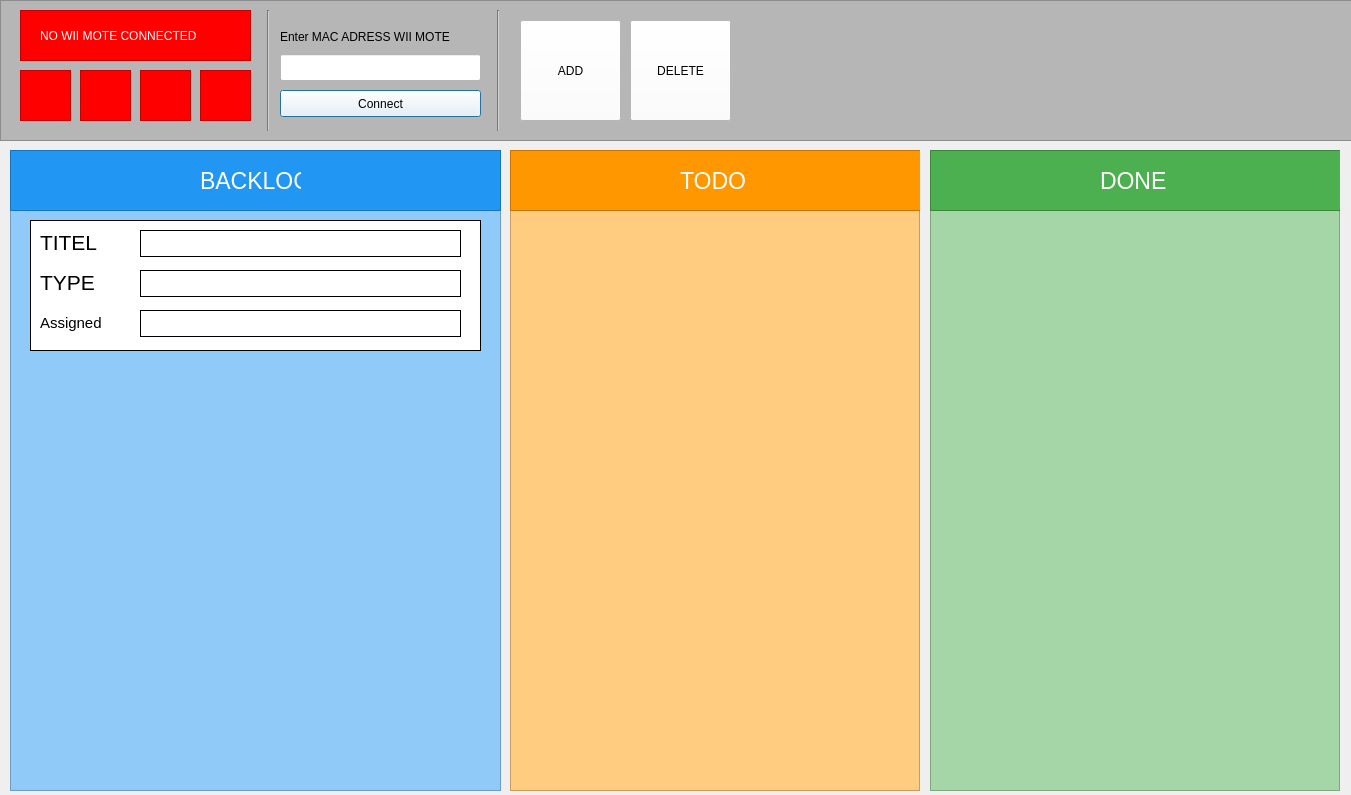
<?xml version="1.0" encoding="UTF-8"?>
<ui version="4.0">
 <class>Dialog</class>
 <widget class="QDialog" name="Dialog">
  <property name="geometry">
   <rect>
    <x>0</x>
    <y>0</y>
    <width>1351</width>
    <height>795</height>
   </rect>
  </property>
  <property name="windowTitle">
   <string>Dialog</string>
  </property>
  <widget class="QFrame" name="config">
   <property name="geometry">
    <rect>
     <x>0</x>
     <y>0</y>
     <width>1401</width>
     <height>141</height>
    </rect>
   </property>
   <property name="styleSheet">
    <string notr="true">background-color:rgb(182, 182, 182)
</string>
   </property>
   <property name="frameShape">
    <enum>QFrame::StyledPanel</enum>
   </property>
   <property name="frameShadow">
    <enum>QFrame::Raised</enum>
   </property>
   <widget class="QFrame" name="ir_1">
    <property name="geometry">
     <rect>
      <x>20</x>
      <y>70</y>
      <width>51</width>
      <height>51</height>
     </rect>
    </property>
    <property name="styleSheet">
     <string notr="true">background-color: rgb(255, 0, 0)</string>
    </property>
    <property name="frameShape">
     <enum>QFrame::StyledPanel</enum>
    </property>
    <property name="frameShadow">
     <enum>QFrame::Raised</enum>
    </property>
   </widget>
   <widget class="QFrame" name="ir_3">
    <property name="geometry">
     <rect>
      <x>80</x>
      <y>70</y>
      <width>51</width>
      <height>51</height>
     </rect>
    </property>
    <property name="styleSheet">
     <string notr="true">background-color: rgb(255, 0, 0)</string>
    </property>
    <property name="frameShape">
     <enum>QFrame::StyledPanel</enum>
    </property>
    <property name="frameShadow">
     <enum>QFrame::Raised</enum>
    </property>
   </widget>
   <widget class="QFrame" name="ir_4">
    <property name="geometry">
     <rect>
      <x>140</x>
      <y>70</y>
      <width>51</width>
      <height>51</height>
     </rect>
    </property>
    <property name="styleSheet">
     <string notr="true">background-color: rgb(255, 0, 0)</string>
    </property>
    <property name="frameShape">
     <enum>QFrame::StyledPanel</enum>
    </property>
    <property name="frameShadow">
     <enum>QFrame::Raised</enum>
    </property>
   </widget>
   <widget class="QFrame" name="ir_2">
    <property name="geometry">
     <rect>
      <x>200</x>
      <y>70</y>
      <width>51</width>
      <height>51</height>
     </rect>
    </property>
    <property name="styleSheet">
     <string notr="true">background-color: rgb(255, 0, 0)</string>
    </property>
    <property name="frameShape">
     <enum>QFrame::StyledPanel</enum>
    </property>
    <property name="frameShadow">
     <enum>QFrame::Raised</enum>
    </property>
   </widget>
   <widget class="QFrame" name="ir_5">
    <property name="geometry">
     <rect>
      <x>20</x>
      <y>10</y>
      <width>231</width>
      <height>51</height>
     </rect>
    </property>
    <property name="styleSheet">
     <string notr="true">background-color: rgb(255, 0, 0)</string>
    </property>
    <property name="frameShape">
     <enum>QFrame::StyledPanel</enum>
    </property>
    <property name="frameShadow">
     <enum>QFrame::Raised</enum>
    </property>
    <widget class="QLabel" name="label">
     <property name="geometry">
      <rect>
       <x>20</x>
       <y>15</y>
       <width>191</width>
       <height>21</height>
      </rect>
     </property>
     <property name="styleSheet">
      <string notr="true">color: white</string>
     </property>
     <property name="text">
      <string>NO WII MOTE CONNECTED</string>
     </property>
    </widget>
   </widget>
   <widget class="QPushButton" name="pushButton">
    <property name="geometry">
     <rect>
      <x>280</x>
      <y>90</y>
      <width>201</width>
      <height>27</height>
     </rect>
    </property>
    <property name="styleSheet">
     <string notr="true">background-color:white</string>
    </property>
    <property name="text">
     <string>Connect</string>
    </property>
   </widget>
   <widget class="Line" name="line">
    <property name="geometry">
     <rect>
      <x>260</x>
      <y>10</y>
      <width>16</width>
      <height>121</height>
     </rect>
    </property>
    <property name="orientation">
     <enum>Qt::Vertical</enum>
    </property>
   </widget>
   <widget class="QLineEdit" name="lineEdit">
    <property name="geometry">
     <rect>
      <x>280</x>
      <y>54</y>
      <width>201</width>
      <height>27</height>
     </rect>
    </property>
    <property name="styleSheet">
     <string notr="true">background-color:white</string>
    </property>
    <property name="text">
     <string/>
    </property>
   </widget>
   <widget class="QLabel" name="label_2">
    <property name="geometry">
     <rect>
      <x>280</x>
      <y>28</y>
      <width>211</width>
      <height>17</height>
     </rect>
    </property>
    <property name="text">
     <string>Enter MAC ADRESS WII MOTE</string>
    </property>
   </widget>
   <widget class="Line" name="line_2">
    <property name="geometry">
     <rect>
      <x>490</x>
      <y>10</y>
      <width>16</width>
      <height>121</height>
     </rect>
    </property>
    <property name="orientation">
     <enum>Qt::Vertical</enum>
    </property>
   </widget>
   <widget class="QPushButton" name="pushButton_2">
    <property name="geometry">
     <rect>
      <x>520</x>
      <y>20</y>
      <width>101</width>
      <height>101</height>
     </rect>
    </property>
    <property name="styleSheet">
     <string notr="true">background-color:white</string>
    </property>
    <property name="text">
     <string>ADD</string>
    </property>
   </widget>
   <widget class="QPushButton" name="pushButton_3">
    <property name="geometry">
     <rect>
      <x>630</x>
      <y>20</y>
      <width>101</width>
      <height>101</height>
     </rect>
    </property>
    <property name="styleSheet">
     <string notr="true">background-color:white</string>
    </property>
    <property name="text">
     <string>DELETE</string>
    </property>
   </widget>
  </widget>
  <widget class="QFrame" name="backlog_area">
   <property name="geometry">
    <rect>
     <x>10</x>
     <y>150</y>
     <width>491</width>
     <height>641</height>
    </rect>
   </property>
   <property name="styleSheet">
    <string notr="true">background-color:#90caf9</string>
   </property>
   <property name="frameShape">
    <enum>QFrame::StyledPanel</enum>
   </property>
   <property name="frameShadow">
    <enum>QFrame::Raised</enum>
   </property>
   <widget class="QFrame" name="frame_4">
    <property name="geometry">
     <rect>
      <x>0</x>
      <y>0</y>
      <width>491</width>
      <height>61</height>
     </rect>
    </property>
    <property name="styleSheet">
     <string notr="true">background-color:#2196f3</string>
    </property>
    <property name="frameShape">
     <enum>QFrame::StyledPanel</enum>
    </property>
    <property name="frameShadow">
     <enum>QFrame::Raised</enum>
    </property>
    <widget class="QLabel" name="label_3">
     <property name="geometry">
      <rect>
       <x>190</x>
       <y>20</y>
       <width>101</width>
       <height>21</height>
      </rect>
     </property>
     <property name="font">
      <font>
       <pointsize>17</pointsize>
      </font>
     </property>
     <property name="styleSheet">
      <string notr="true">color:white</string>
     </property>
     <property name="text">
      <string>BACKLOG</string>
     </property>
    </widget>
   </widget>
   <widget class="QFrame" name="scrumCard">
    <property name="geometry">
     <rect>
      <x>20</x>
      <y>70</y>
      <width>451</width>
      <height>131</height>
     </rect>
    </property>
    <property name="styleSheet">
     <string notr="true">background-color:white; border: 1px solid</string>
    </property>
    <property name="frameShape">
     <enum>QFrame::StyledPanel</enum>
    </property>
    <property name="frameShadow">
     <enum>QFrame::Raised</enum>
    </property>
    <widget class="QLineEdit" name="title_edit">
     <property name="geometry">
      <rect>
       <x>110</x>
       <y>10</y>
       <width>321</width>
       <height>27</height>
      </rect>
     </property>
    </widget>
    <widget class="QLabel" name="title">
     <property name="geometry">
      <rect>
       <x>10</x>
       <y>12</y>
       <width>68</width>
       <height>21</height>
      </rect>
     </property>
     <property name="font">
      <font>
       <pointsize>16</pointsize>
      </font>
     </property>
     <property name="styleSheet">
      <string notr="true">border:0px</string>
     </property>
     <property name="text">
      <string>TITEL</string>
     </property>
    </widget>
    <widget class="QLineEdit" name="type_edit">
     <property name="geometry">
      <rect>
       <x>110</x>
       <y>50</y>
       <width>321</width>
       <height>27</height>
      </rect>
     </property>
     <property name="styleSheet">
      <string notr="true">b</string>
     </property>
    </widget>
    <widget class="QLabel" name="type">
     <property name="geometry">
      <rect>
       <x>10</x>
       <y>52</y>
       <width>68</width>
       <height>21</height>
      </rect>
     </property>
     <property name="font">
      <font>
       <pointsize>16</pointsize>
      </font>
     </property>
     <property name="styleSheet">
      <string notr="true">border:0px</string>
     </property>
     <property name="text">
      <string>TYPE</string>
     </property>
    </widget>
    <widget class="QLabel" name="assigned">
     <property name="geometry">
      <rect>
       <x>10</x>
       <y>92</y>
       <width>68</width>
       <height>21</height>
      </rect>
     </property>
     <property name="font">
      <font>
       <pointsize>11</pointsize>
      </font>
     </property>
     <property name="styleSheet">
      <string notr="true">border:0px</string>
     </property>
     <property name="text">
      <string>Assigned</string>
     </property>
    </widget>
    <widget class="QLineEdit" name="assigned_edit">
     <property name="geometry">
      <rect>
       <x>110</x>
       <y>90</y>
       <width>321</width>
       <height>27</height>
      </rect>
     </property>
     <property name="styleSheet">
      <string notr="true">b</string>
     </property>
    </widget>
   </widget>
  </widget>
  <widget class="QFrame" name="todo_area">
   <property name="geometry">
    <rect>
     <x>510</x>
     <y>150</y>
     <width>410</width>
     <height>641</height>
    </rect>
   </property>
   <property name="styleSheet">
    <string notr="true">background-color:#ffcc80</string>
   </property>
   <property name="frameShape">
    <enum>QFrame::StyledPanel</enum>
   </property>
   <property name="frameShadow">
    <enum>QFrame::Raised</enum>
   </property>
   <widget class="QFrame" name="frame_5">
    <property name="geometry">
     <rect>
      <x>0</x>
      <y>0</y>
      <width>411</width>
      <height>61</height>
     </rect>
    </property>
    <property name="styleSheet">
     <string notr="true">background-color:#ff9800</string>
    </property>
    <property name="frameShape">
     <enum>QFrame::StyledPanel</enum>
    </property>
    <property name="frameShadow">
     <enum>QFrame::Raised</enum>
    </property>
    <widget class="QLabel" name="label_4">
     <property name="geometry">
      <rect>
       <x>170</x>
       <y>20</y>
       <width>101</width>
       <height>21</height>
      </rect>
     </property>
     <property name="font">
      <font>
       <pointsize>17</pointsize>
      </font>
     </property>
     <property name="styleSheet">
      <string notr="true">color:white</string>
     </property>
     <property name="text">
      <string>TODO</string>
     </property>
    </widget>
   </widget>
   <zorder>done_area</zorder>
   <zorder>frame_5</zorder>
  </widget>
  <widget class="QFrame" name="done_area">
   <property name="geometry">
    <rect>
     <x>930</x>
     <y>150</y>
     <width>410</width>
     <height>641</height>
    </rect>
   </property>
   <property name="styleSheet">
    <string notr="true">background-color:#a5d6a7</string>
   </property>
   <property name="frameShape">
    <enum>QFrame::StyledPanel</enum>
   </property>
   <property name="frameShadow">
    <enum>QFrame::Raised</enum>
   </property>
   <widget class="QFrame" name="frame_6">
    <property name="geometry">
     <rect>
      <x>0</x>
      <y>0</y>
      <width>411</width>
      <height>61</height>
     </rect>
    </property>
    <property name="styleSheet">
     <string notr="true">background-color:#4caf50</string>
    </property>
    <property name="frameShape">
     <enum>QFrame::StyledPanel</enum>
    </property>
    <property name="frameShadow">
     <enum>QFrame::Raised</enum>
    </property>
    <widget class="QLabel" name="label_5">
     <property name="geometry">
      <rect>
       <x>170</x>
       <y>20</y>
       <width>101</width>
       <height>21</height>
      </rect>
     </property>
     <property name="font">
      <font>
       <pointsize>17</pointsize>
      </font>
     </property>
     <property name="styleSheet">
      <string notr="true">color:white</string>
     </property>
     <property name="text">
      <string>DONE</string>
     </property>
    </widget>
   </widget>
  </widget>
 </widget>
 <resources/>
 <connections/>
</ui>
